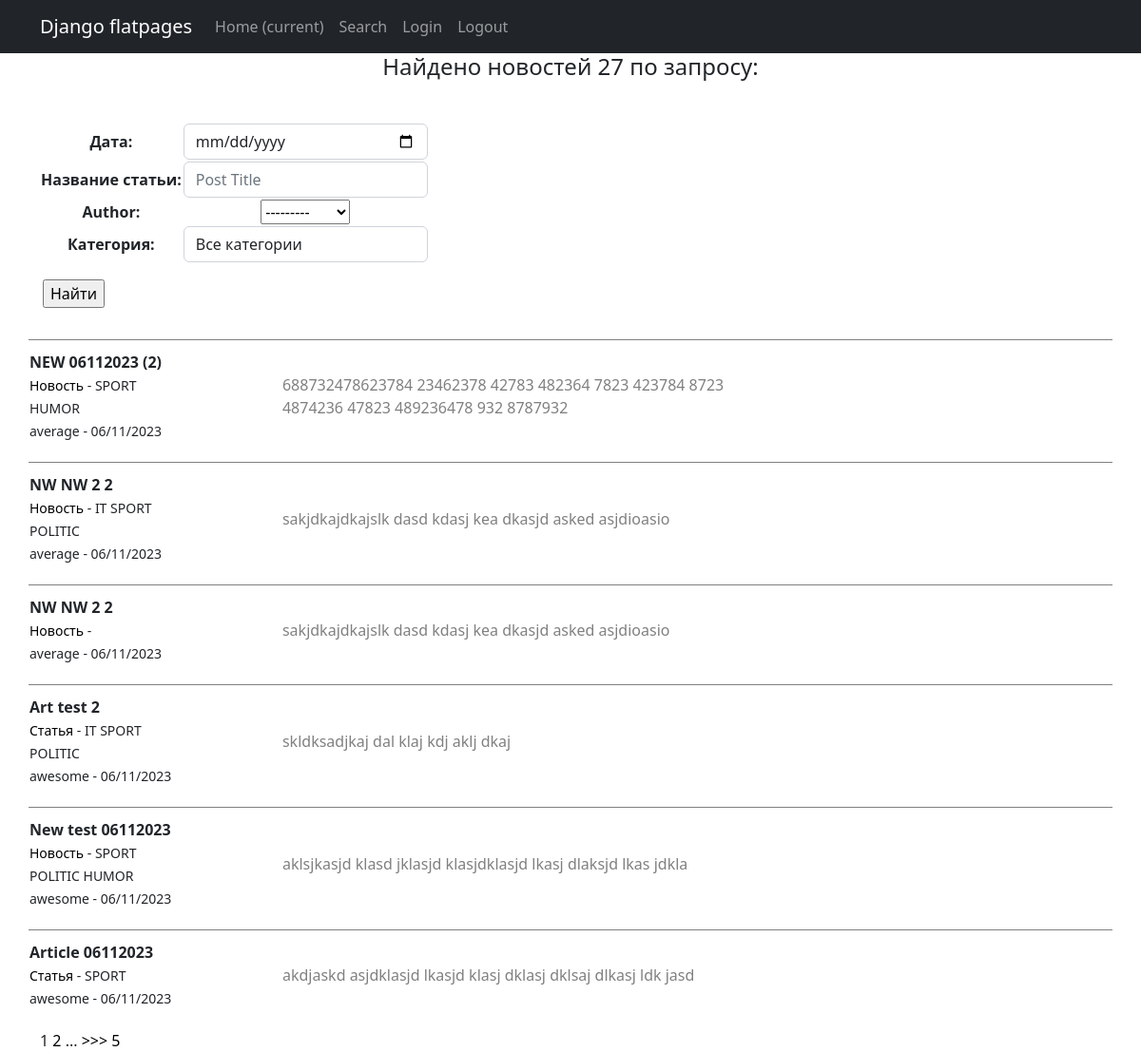
The app's page /news/search/ with its own data.
### news/models.py (models this page shows, shortened)
class Post(models.Model):
    author = models.ForeignKey(Author, on_delete=models.CASCADE)
    NEWS = 'NW'
    ARTICLE = 'AR'
    CAT_CHOICES = (
        (NEWS, 'Новость'),
        (ARTICLE, 'Статья'),
    )
    type = models.CharField(max_length=2, choices=CAT_CHOICES, default=ARTICLE)
    date = models.DateTimeField(auto_now_add=True)
    category = models.ManyToManyField(Category, through='PostCategory')
    text = models.TextField(default='')
    title = models.CharField(max_length=255)
    rating = models.SmallIntegerField(default=0)

class Category(models.Model):
    name = models.CharField(max_length=255, unique=True)
    subscribers = models.ManyToManyField(User, through='CatSub', blank=True)
    def __str__(self):
        return f'{self.name}'

class Author(models.Model):
    username = models.OneToOneField(User, on_delete=models.CASCADE)
    rating = models.SmallIntegerField(default=0)
    def __str__(self):
        return f'{self.username}'

### news/views.py (the view)
# urls.py: path('search/', PostSearch.as_view(), name='search'),
class PostSearch(ListView):
    template_name = 'search.html'
    context_object_name = 'news'
    queryset = Post.objects.all()
    paginate_by = 6
    ordering = ['-date']
    def get_context_data(self, **kwargs):  # забираем отфильтрованные объекты переопределяя метод get_context_data у наследуемого класса (привет, полиморфизм, мы скучали!!!)
        context = super().get_context_data(**kwargs)
        context['filter'] = PostFilter(self.request.GET, queryset=super().get_queryset())  # вписываем наш фильтр в контекст
        context['form'] = PostForm
        return context
    def get_queryset(self):
        queryset = super().get_queryset()
        self.filterset = PostFilter(self.request.GET, queryset)
        return self.filterset.qs

### news/templatetags/custom_filters.py (called while the page is built)
@register.filter() # or register.filter(name=’currency_rub’)
def censor(value): # {{ price|currency }}
   value_split = value.split()
   for i in range(len(value_split)):
       for p in poor_words:
           if p == value_split[i]:
               value_split[i] = poor_words[p]
   value = ' '.join(value_split)
   return f'{value}'

### news/templatetags/custom_tags.py (called while the page is built)
@register.simple_tag(takes_context=True)
def url_replace(context, **kwargs):
   d = context['request'].GET.copy()
   for k, v in kwargs.items():
      d[k] = v
   return d.urlencode()

### templates/search.html (shortened to what this page needs)
{% extends 'flatpages/default.html' %}
{% load custom_tags %}
{% load custom_filters %}
{% block content %}
<h4>Найдено новостей {{filter.qs|length}} по запросу: </h4>
<table>
    <div class="new2">
        <form method="GET">
            {{ filter.form }}
            <table>
                <td></td>
                <td><input type="submit" value="Найти"></td>
            </table>
        </form>
    </div>
</table>
{% if filter == null %}
    <h2>НОВОСТЕЙ НЕТ!</h2>
{% else %}
<table>
    {% for new in news %}
    <tr>
        <td class="top">
            <div class="news">
                <strong class="str">
                   {{ new.title|censor }}
                </strong>
                <div class="str">
                    <small>
                        <a href="#"> {{ new.get_type_display }} </a> -
                        {% for category in new.category.all %}
                            {{ category }}
                        {% endfor %}
                    </small>
                </div>
                <div class="str">
                    <small>
                        {{ new.author.username }} - {{ new.date|date:'d/m/Y' }}
                    </small>
                </div>
            </div>
        </td>
        <td class="top">
            <div class="news">
                <div class="grey">
                    {{ new.text|truncatechars:150 }}
                </div>
            </div>
        </td>
    </tr>
    {% endfor %}
</table>
{% endif %}
<div>
{% if is_paginated %}
    {{ page_obj.number }}
    {% if page_obj.has_next %}
        <a href="?{% url_replace page=page_obj.next_page_number %}">{{ page_obj.next_page_number }}</a>
        {% if paginator.num_pages != page_obj.next_page_number %}
            ...
            <a href="?{% url_replace page=page_obj.next_page_number %}">>>></a>
            <a href="?{% url_replace page=page_obj.paginator.num_pages %}">{{ page_obj.paginator.num_pages }}</a>
        {% endif %}
    {% endif %}
{% endif %}
</div>
{% endblock content %}

### templates/search.html (style rules this page uses)
.news { display: inline-block; margin: 0 10px 10px 0; padding: 10px 0; width: 60%; }
.new2 { display: inline-block; margin: 0 10px 10px 0; padding: 10px 0; width: 60%; text-align: left; }
.str { display: block; text-align: left; }
.grey { color: grey; text-align: left; }
A { text-decoration: none; color: black; }
.top { border-top:1px solid grey; }

### records on screen
Post: title|censor "NEW 06112023 (2)", type "Новость", author.username "average", date "06/11/2023", text "688732478623784 23462378 42783 482364 7823 423784 8723 4874236 47823 489236478 932 8787932"
Category: name "SPORT"
Category: name "HUMOR"
Post: title|censor "NW NW 2 2", type "Новость", author.username "average", date "06/11/2023", text "sakjdkajdkajslk dasd kdasj kea dkasjd asked asjdioasio"
Category: name "IT"
Category: name "POLITIC"
Post: title|censor "NW NW 2 2", type "Новость", author.username "average", date "06/11/2023", text "sakjdkajdkajslk dasd kdasj kea dkasjd asked asjdioasio"
Post: title|censor "Art test 2", type "Статья", author.username "awesome", date "06/11/2023", text "skldksadjkaj dal klaj kdj aklj dkaj"
Post: title|censor "New test 06112023", type "Новость", author.username "awesome", date "06/11/2023", text "aklsjkasjd klasd jklasjd klasjdklasjd lkasj dlaksjd lkas jdkla"
Post: title|censor "Article 06112023", type "Статья", author.username "awesome", date "06/11/2023", text "akdjaskd asjdklasjd lkasjd klasj dklasj dklsaj dlkasj ldk jasd"

### other values on screen
{{ filter.qs|length }} "27"
{{ page_obj.number }} "1"
{{ page_obj.next_page_number }} "2"
{{ page_obj.paginator.num_pages }} "5"
